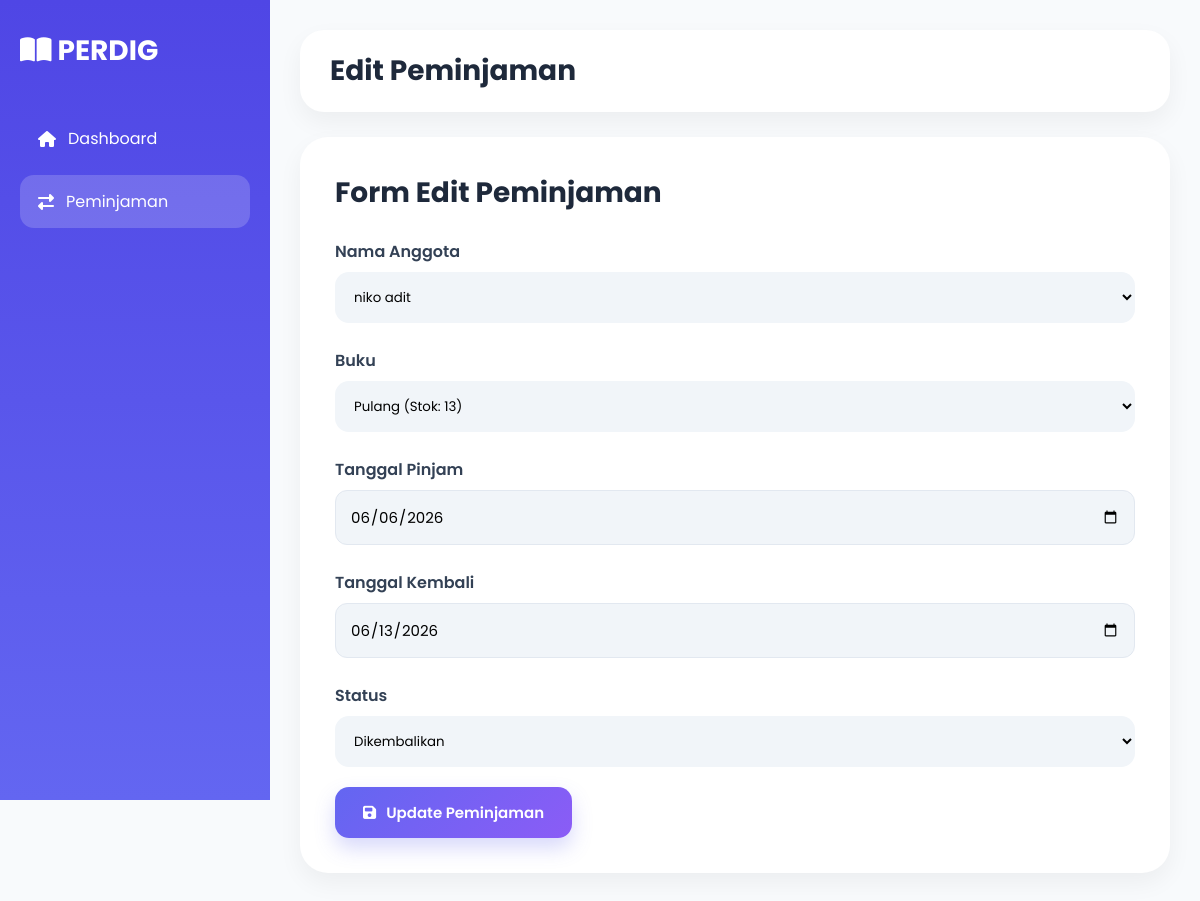
Page /admin/edit-peminjaman.php?id=11 on the committed database.
### tables this page shows
CREATE TABLE `peminjaman` (
  `id_peminjaman` int(11) NOT NULL,
  `id_user` int(11) NOT NULL,
  `id_buku` int(11) NOT NULL,
  `tanggal_pinjam` date NOT NULL,
  `tanggal_kembali` date NOT NULL,
  `status` enum('menunggu','disetujui','dipinjam','ditolak','dikembalikan') NOT NULL DEFAULT 'menunggu',
  `kode_peminjaman` varchar(50) DEFAULT NULL,
  `catatan_admin` text DEFAULT NULL,
  `tanggal_persetujuan` datetime DEFAULT NULL
);

CREATE TABLE `user` (
  `id_user` int(11) NOT NULL,
  `nama` varchar(100) NOT NULL,
  `username` varchar(50) NOT NULL,
  `password` varchar(255) NOT NULL,
  `role` enum('admin','user') NOT NULL,
  `email` varchar(100) DEFAULT NULL,
  `no_hp` varchar(20) DEFAULT NULL,
  `alamat` text DEFAULT NULL,
  `created_at` timestamp NOT NULL DEFAULT current_timestamp()
);

CREATE TABLE `buku` (
  `id_buku` int(11) NOT NULL,
  `judul` varchar(200) NOT NULL,
  `penulis` varchar(100) NOT NULL,
  `penerbit` varchar(100) DEFAULT NULL,
  `tahun_terbit` year(4) DEFAULT NULL,
  `stok` int(11) DEFAULT 0,
  `cover` varchar(255) DEFAULT NULL,
  `deskripsi` text DEFAULT NULL,
  `id_kategori` int(11) DEFAULT NULL
);

### admin/edit-peminjaman.php (the view, shortened to what this page needs)
<?php
include '../koneksi.php';
$id = $_GET['id'];
$query = mysqli_query($koneksi, "
SELECT *
FROM peminjaman
WHERE id_peminjaman='$id'
");
$data = mysqli_fetch_assoc($query);
$user = mysqli_query($koneksi, "
SELECT *
FROM user
WHERE role='user'
ORDER BY nama ASC
");
$buku = mysqli_query($koneksi, "
SELECT *
FROM buku
ORDER BY judul ASC
");
?>
<!DOCTYPE html>
<html lang="id">
<head>
<link rel="stylesheet"
href="https://cdnjs.cloudflare.com/ajax/libs/font-awesome/6.5.1/css/all.min.css">
<link rel="stylesheet"
href="../style.css">
</head>
<body>
<div class="wrapper">
    <div class="sidebar">
        <div class="logo">
            <i class="fas fa-book-open"></i>
            <span>PERDIG</span>
        </div>
        <ul class="menu">
            <li>
                <a href="index.php">
                    <i class="fas fa-home"></i>
                    <span>Dashboard</span>
                </a>
            </li>
            <li class="active">
                <a href="peminjaman.php">
                    <i class="fas fa-exchange-alt"></i>
                    <span>Peminjaman</span>
                </a>
            </li>
        </ul>
    </div>
    <div class="main">
        <div class="topbar">
            <h2>Edit Peminjaman</h2>
        </div>
        <div class="form-container">
            <div class="form-header">
                <h3>Form Edit Peminjaman</h3>
            </div>
            <form method="POST">
                <div class="form-group">
                    <label>Nama Anggota</label>
                    <select name="id_user" required>
                        <?php while($u = mysqli_fetch_array($user)){ ?>
                        <option
                        value="<?= $u['id_user']; ?>"
                        <?= ($u['id_user']==$data['id_user'])
                        ? 'selected'
                        : ''; ?>>
                            <?= $u['nama']; ?>
                        </option>
                        <?php } ?>
                    </select>
                </div>
                <div class="form-group">
                    <label>Buku</label>
                    <select name="id_buku" required>
                        <?php while($b = mysqli_fetch_array($buku)){ ?>
                        <option
                        value="<?= $b['id_buku']; ?>"
                        <?= ($b['id_buku']==$data['id_buku'])
                        ? 'selected'
                        : ''; ?>>
                            <?= $b['judul']; ?>
                            (Stok: <?= $b['stok']; ?>)
                        </option>
                        <?php } ?>
                    </select>
                </div>
                <div class="form-group">
                    <label>Tanggal Pinjam</label>
                    <input
                    type="date"
                    name="tanggal_pinjam"
                    value="<?= $data['tanggal_pinjam']; ?>"
                    required>
                </div>
                <div class="form-group">
                    <label>Tanggal Kembali</label>
                    <input
                    type="date"
                    name="tanggal_kembali"
                    value="<?= $data['tanggal_kembali']; ?>"
                    required>
                </div>
                <div class="form-group">
                    <label>Status</label>
                    <select name="status">
                        <option value="dikembalikan"
                        <?= $data['status']=='dikembalikan' ? 'selected' : ''; ?>>
                            Dikembalikan
                        </option>
                    </select>
                </div>
                <button
                type="submit"
                name="submit"
                class="btn-submit">
                    <i class="fas fa-save"></i>
                    Update Peminjaman
                </button>
            </form>
        </div>
    </div>
</div>
</body>
</html>

### style.css (style rules this page uses)
* { margin:0; padding:0; box-sizing:border-box; font-family:'Poppins',sans-serif; }
body { background:#f8fafc; color:#1e293b; }
a { text-decoration:none; }
.wrapper { display:flex; min-height:100vh; }
.main { flex:1; margin-left:270px; padding:30px; }
.sidebar { width:270px; height:100vh; position:fixed; left:0; top:0; background:linear-gradient( 180deg, #4f46e5, #6366f1 ); padding:30px 20px; }
.logo { color:white; font-size:28px; font-weight:700; margin-bottom:40px; }
.menu { list-style:none; }
.menu li { margin-bottom:10px; }
.menu li a { display:flex; align-items:center; gap:12px; color:white; padding:14px 18px; border-radius:14px; transition:0.3s; }
.menu .active a { background:rgba(255,255,255,0.18); }
.topbar { background:white; padding:20px 30px; border-radius:24px; margin-bottom:25px; box-shadow: 0 10px 25px rgba(0,0,0,0.05); }
.topbar h2 { font-size:28px; }
.form-container { max-width:900px; background:white; padding:35px; border-radius:28px; box-shadow: 0 10px 25px rgba(0,0,0,0.05); }
.form-header { margin-bottom:25px; }
.form-header h3 { font-size:28px; }
.form-group { margin-bottom:20px; }
.form-group label { display:block; margin-bottom:8px; font-weight:600; }
.form-group input, .form-group select, .form-group textarea { width:100%; padding:15px; border:none; border-radius:14px; background:#f1f5f9; outline:none; }
.btn-submit { border:none; outline:none; background:linear-gradient( 135deg, #6366f1, #8b5cf6 ); color:white; padding:14px 28px; border-radius:14px; font-size:15px; font-weight:600; cursor:pointer; display:inline-flex; align-items:center; gap:10px; transition:0.3s; box-shadow: 0 10px 20px rgba(99,102,241,0.25); }
.form-group { margin-top:25px; }
.form-group label { display:block; margin-bottom:10px; font-weight:600; }
.form-group input { width:100%; padding:14px; border:1px solid #e2e8f0; border-radius:12px; font-size:15px; }
.form-group label { display:block; margin-bottom:8px; font-weight:600; color:#334155; }

### rows in the picture
peminjaman: id_user "niko adit", id_buku "Pulang (Stok: 13)", tanggal_pinjam "06/06/2026", tanggal_kembali "06/13/2026", status "Dikembalikan"
